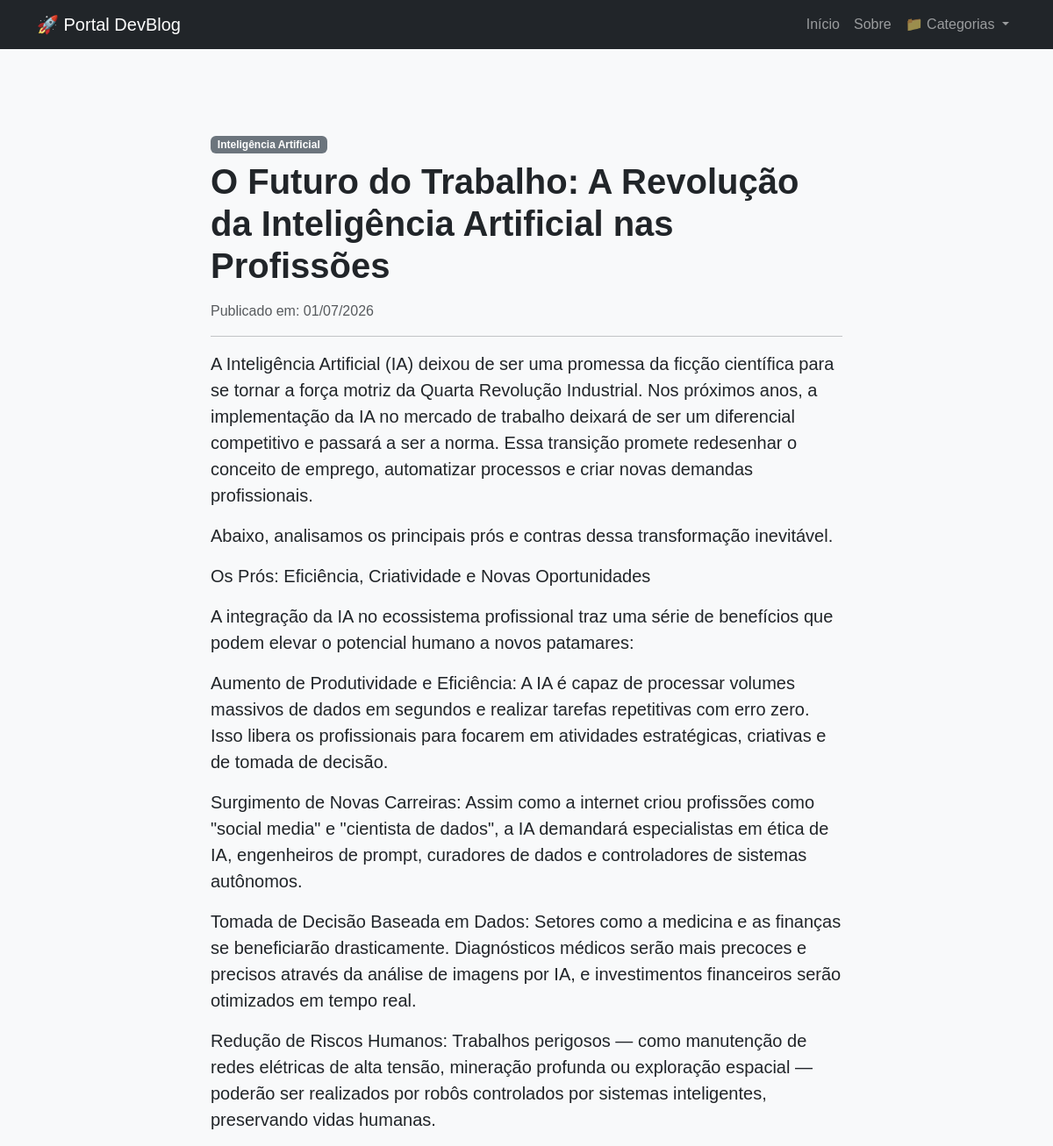
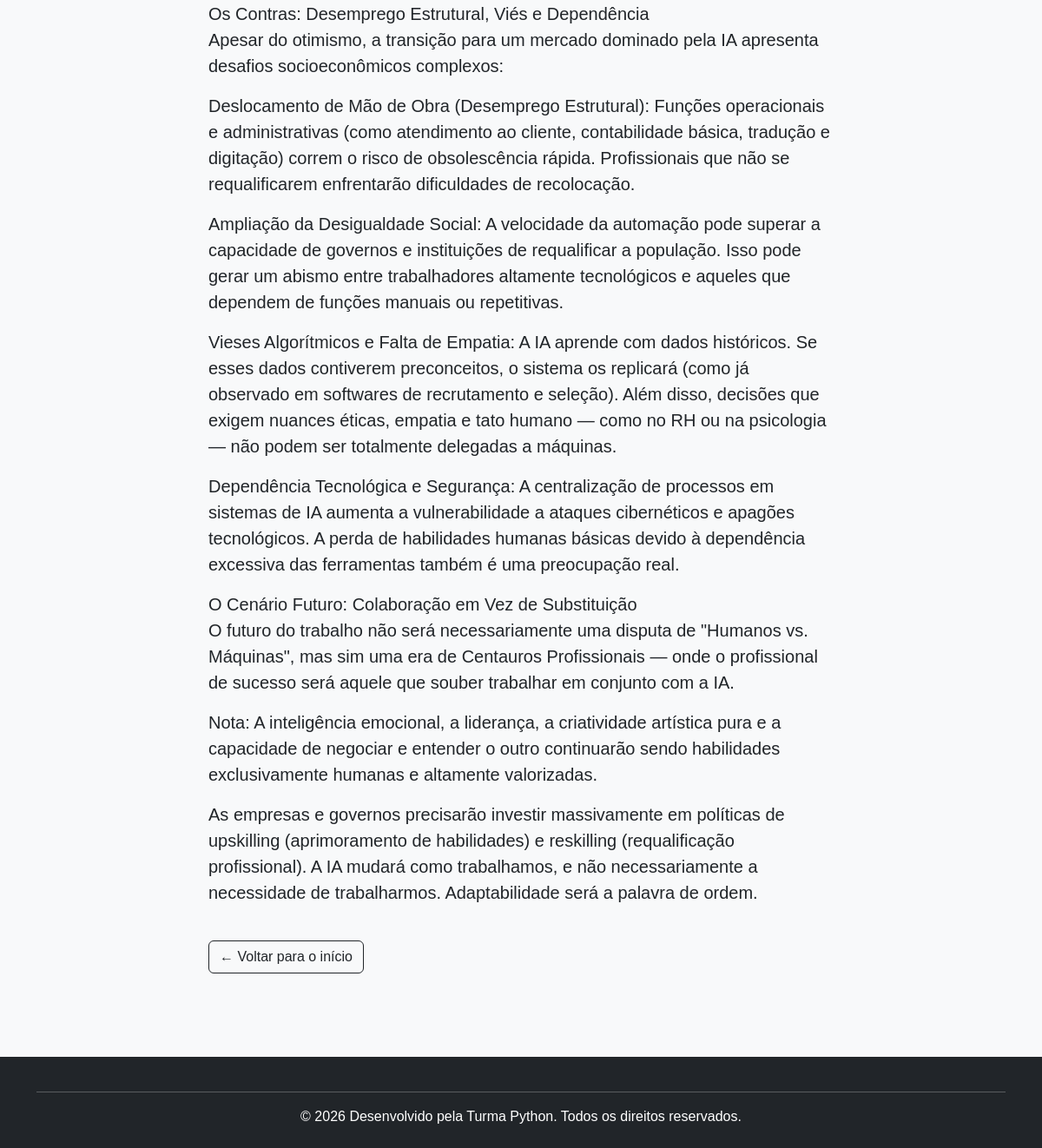
The page /noticia/3/ on the database its author committed (2 pictures, top to bottom).
### blog/models.py (models this page shows, shortened)
class Artigo(models.Model):
    titulo = models.CharField(max_length=200)
    conteudo = models.TextField()
    data_publicacao = models.DateTimeField(auto_now_add=True)
    categoria = models.ForeignKey(Categoria, on_delete=models.CASCADE)
    autor = models.CharField(max_length=50, default="Admin")

class Categoria(models.Model):
    nome = models.CharField(max_length=100)

### blog/views.py (the view)
# urls.py: path('noticia/<int:id>/', views.detalhe_noticia, name='detalhe_noticia')
def detalhe_noticia(request, id):
    noticia = get_object_or_404(Artigo, id=id)
    lista_categorias = Categoria.objects.all()
    context = {
        'noticia': noticia,
        'lista_categorias': lista_categorias,
    }
    return render(request, 'blog/detalhe.html', context)

### blog/templates/blog/detalhe.html (shortened to what this page needs)
{% extends 'blog/base.html' %}
{% block content %}
<div class="container my-5">
    <div class="row justify-content-center">
        <div class="col-md-8">
            <span class="badge bg-secondary mb-2">{{ noticia.categoria.nome }}</span>
            <h1 class="fw-bold mb-3">{{ noticia.titulo }}</h1>
            <p class="text-muted">Publicado em: {{ noticia.data_publicacao|date:"d/m/Y" }}</p>
            <hr>
            <div class="fs-5 lh-base text-justify">
                {{ noticia.conteudo|linebreaks }}
            </div>
            <a href="{% url 'home' %}" class="btn btn-outline-dark mt-4">← Voltar para o início</a>
        </div>
    </div>
</div>
{% endblock %}

### blog/static/blog/css/style.css (style rules this page uses)
body { background-color: #f0f8ff; font-family: Arial, sans-serif; }

### rows shown on the page
Artigo: categoria.nome "Inteligência Artificial", titulo "O Futuro do Trabalho: A Revolução da Inteligência Artificial nas Profissões", data_publicacao "01/07/2026", conteudo "A Inteligência Artificial (IA) deixou de ser uma promessa da ficção científica para se tornar a força motriz da Quarta Revolução Industrial. Nos próximos anos, a implementação da IA no mercado de trabalho deixará de ser um diferencial competitivo e passará a ser a norma. Essa transição promete redesenhar o conceito de emprego, automatizar processos e criar novas demandas profissionais. Abaixo, analisamos os principais prós e contras dessa transformação inevitável. Os Prós: Eficiência, Criatividade e Novas Oportunidades A integração da IA no ecossistema profissional traz uma série de benefícios que podem elevar o potencial humano a novos patamares: Aumento de Produtividade e Eficiência: A IA…"
